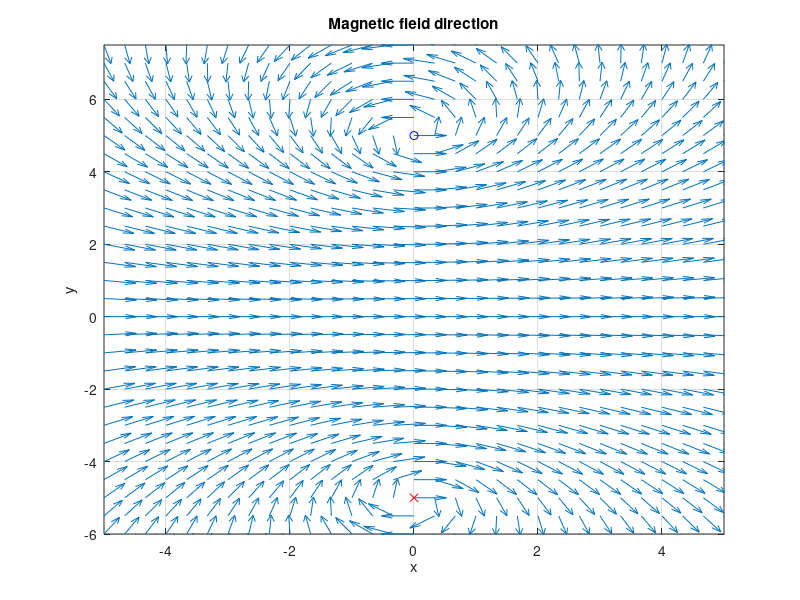

Here is the MATLAB script that generated this plot:
clc;
clear all;
mu0 = 4*pi*1e-7;         
I_current = input('Enter I (A): '); 
Radius = input('Enter radius of the loop (m): ');
Constant = mu0/(4*pi) * I_current;   % Useful constant
NGrid = 31;            % Number of grid points for plots
xMax = Radius;             % Limits for graphics
yMax = xMax*1.5;           % Limits for graphics
fprintf('Field plotted from x = %g m to x = %g m\n',-xMax,xMax);
fprintf('Field plotted from y = %g m to y = %g m\n',-yMax,yMax);
for i=1:NGrid
    xObs(i) = -xMax + (i-1)/(NGrid-1)*(2*xMax); % x values to plot
    yObs(i) = -yMax + (i-1)/(NGrid-1)*(2*yMax); % y values to plot
end
%@ Loop over the segments in the current loop in yz plane
NSegments = 50;
for k=1:NSegments
    %@ Compute location of the endpoints of a segment
    theta1 = 2*pi*(k-1)/NSegments;
    x1 = 0;
    y1 = Radius*cos(theta1);
    z1 = Radius*sin(theta1);
    theta2 = 2*pi*k/NSegments;
    x2 = 0;
    y2 = Radius*cos(theta2);
    z2 = Radius*sin(theta2);
    %@ Compute components of segment vector dl
    dlx(k) = x2-x1;
    dly(k) = y2-y1;
    dlz(k) = z2-z1;
    %@ Compute the location of the midpoint of a segment
    xc(k) = (x2+x1)/2;
    yc(k) = (y2+y1)/2;
    zc(k) = (z2+z1)/2;
end
%@ Loop over all grid points and evaluate B(x,y) on grid
for i=1:NGrid
    for j=1:NGrid

        Bx = 0;  By = 0;  % Initialize B to zero
        %@ Loop over the segments in the loop
        for k=1:NSegments

            %@ Compute components of the r vector (vector between
            %% segment on loop and observation point)
            rx = xObs(j) - xc(k);
            ry = yObs(i) - yc(k);
            rz = -zc(k);             % Observation points are in xy plane

            %@ Compute r^3 from r vector
            r3 = sqrt(rx^2 + ry^2 + rz^2)^3;

            %@ Compute x and y components of cross product dl X r
            dlXr_x = dly(k)*rz - dlz(k)*ry;
            dlXr_y = dlz(k)*rx - dlx(k)*rz;

            %@ Increment sum of x and y components of magnetic field
            Bx = Bx + Constant*dlXr_x/r3;
            By = By + Constant*dlXr_y/r3;
        end

        %@ Compute normalized vectors of magnetic field direction
        BMag = sqrt(Bx^2 + By^2);
        BDirx(i,j) = Bx/BMag;
        BDiry(i,j) = By/BMag;

    end
    fprintf('Calculation %g%% complete\n',100*i/NGrid);
end
fprintf('\nThe magnetic field strength at the center of a circular loop  = %g (T)\n',Constant*2*pi/Radius);
clf;
figure(gcf); 
quiver(xObs,yObs,BDirx,BDiry); 
hold on;
plot(0,Radius,'bo');
plot(0,-Radius,'rx');
title('Magnetic field direction');
xlabel('x');  
ylabel('y');
axis([-Radius Radius -Radius*1.2 Radius*1.5]);
grid on;
hold off;
